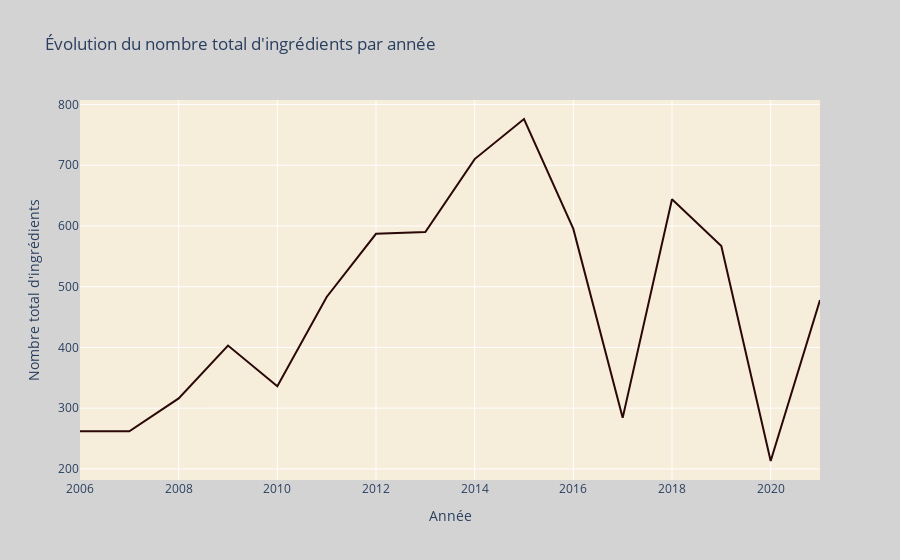

Notebook cell for this chart:
### Code cell
# Créer un graphique linéaire pour visualiser l'évolution du nombre total d'ingrédients par année
fig = px.line(data_grouped, x='review_date', y='Total Ingredients', title='Évolution du nombre total d\'ingrédients par année',
              labels={'review_date': 'Année', 'Total Ingredients': 'Nombre total d\'ingrédients'},color_discrete_sequence=['#2b0808'])

fig.update_layout(plot_bgcolor='#f6eddb', paper_bgcolor='lightgray')

# Afficher le graphique
fig.show()

# Enregistrer le graphique dans un fichier HTML
file_name = '/Users/benjamincordebar/Desktop/2A/S8/VBD/viz_project/dynamic_representations/change_in_total_number_of_ingredients_per_year.html'
fig.write_html(file_name)

### Figure 1 — Plotly figure (JSON) as saved in the notebook; plotly's stock layout.template omitted (floating-point values rounded to 4 significant figures)
{"data": [{"hovertemplate": "Année=%{x}<br>Nombre total d'ingrédients=%{y}<extra></extra>", "legendgroup": "", "line": {"color": "#2b0808", "dash": "solid"}, "marker": {"symbol": "circle"}, "mode": "lines", "name": "", "orientation": "v", "showlegend": false, "type": "scatter", "x": [2006, 2007, 2008, 2009, 2010, 2011, 2012, 2013, 2014, 2015, 2016, 2017, 2018, 2019, 2020, 2021], "xaxis": "x", "y": [262, 262, 316, 403, 336, 483, 587, 590, 710, 776, 595, 284, 644, 567, 213, 478], "yaxis": "y"}], "layout": {"legend": {"tracegroupgap": 0}, "paper_bgcolor": "lightgray", "plot_bgcolor": "#f6eddb", "title": {"text": "Évolution du nombre total d'ingrédients par année"}, "xaxis": {"anchor": "y", "domain": [0, 1], "title": {"text": "Année"}}, "yaxis": {"anchor": "x", "domain": [0, 1], "title": {"text": "Nombre total d'ingrédients"}}}}
